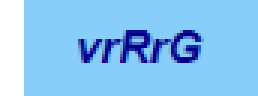
#> input picture filename.png, 86 x 32 px (shown 3 times larger)
$ jupyter execute --allow-errors Captcha_Bypass.ipynb
#> lines starting #> are read from the running program, lines starting #| are printed output that depends on the picture
[cell 1]
from PIL import Image
from selenium import webdriver
from pytesseract import image_to_string
import pytesseract
import PIL

url = "https://ssc.nic.in/"
#> (the rest of this cell did not finish here and is left out)

[cell 2]
from pytesseract import image_to_string
import PIL
import pytesseract

im = PIL.Image.open('filename.png')
#> im is the input picture: PIL image 86x32 RGBA; mean R, G, B, A 136.9, 196.4, 242.6, 255
im.tile
width, height = im.size
#> width = 86; height = 32
# [7 lines of commented-out code are left out]
width
#> Out = 86

[cell 3]
im.tile

[cell 4]
import numpy as np
import matplotlib.pyplot as plt
from PIL import Image

fname = 'filename.png'
image = Image.open(fname).convert("L")
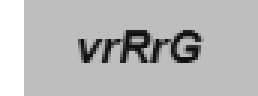
#> image: PIL image 86x32 L (shown 3 times larger); min 16, max 255, mean 184.1
arr = np.asarray(image)
plt.imshow(arr, cmap='gray', vmin=0, vmax=255)
plt.show()
